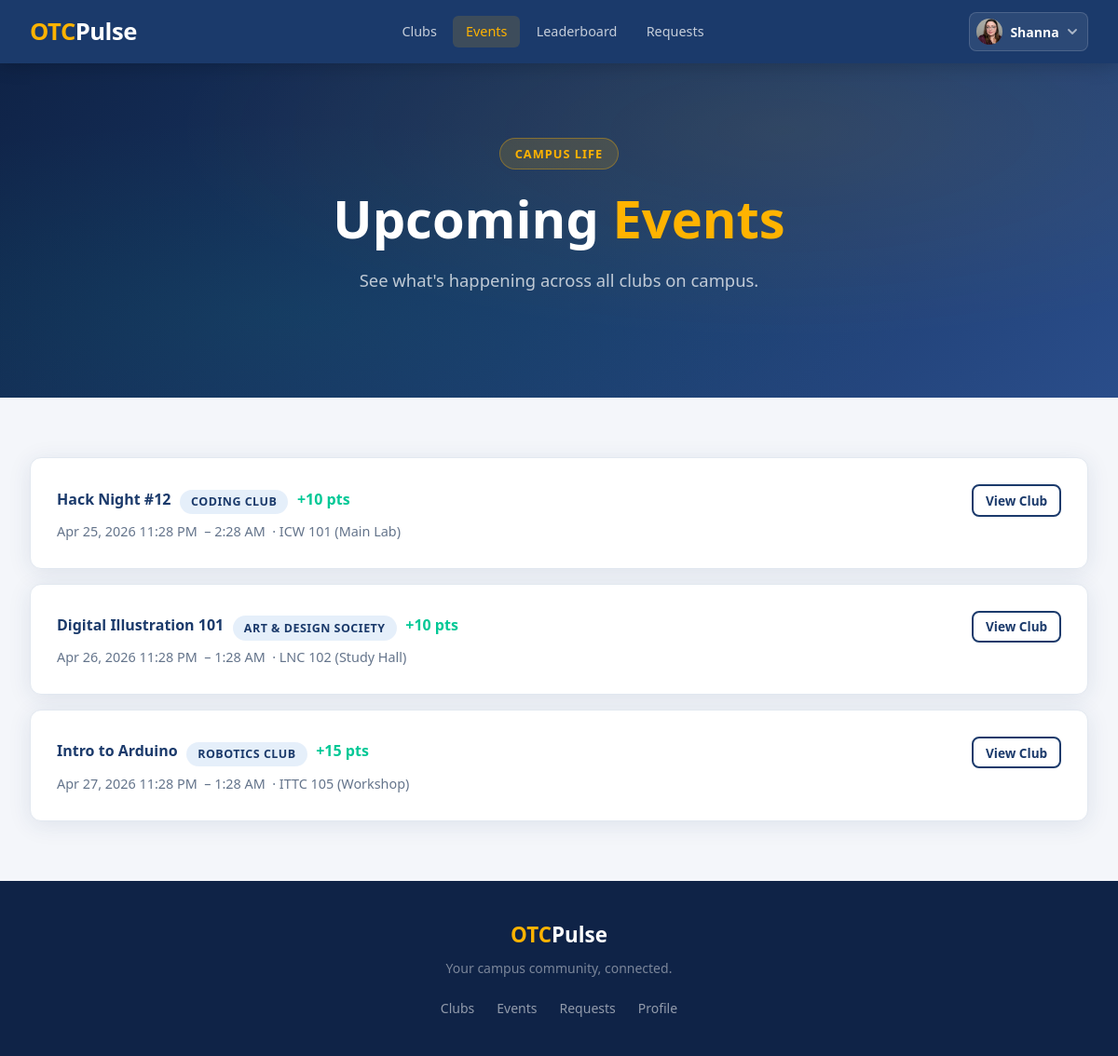
Page /clubs/events/ (signed in) on the earlier database version.
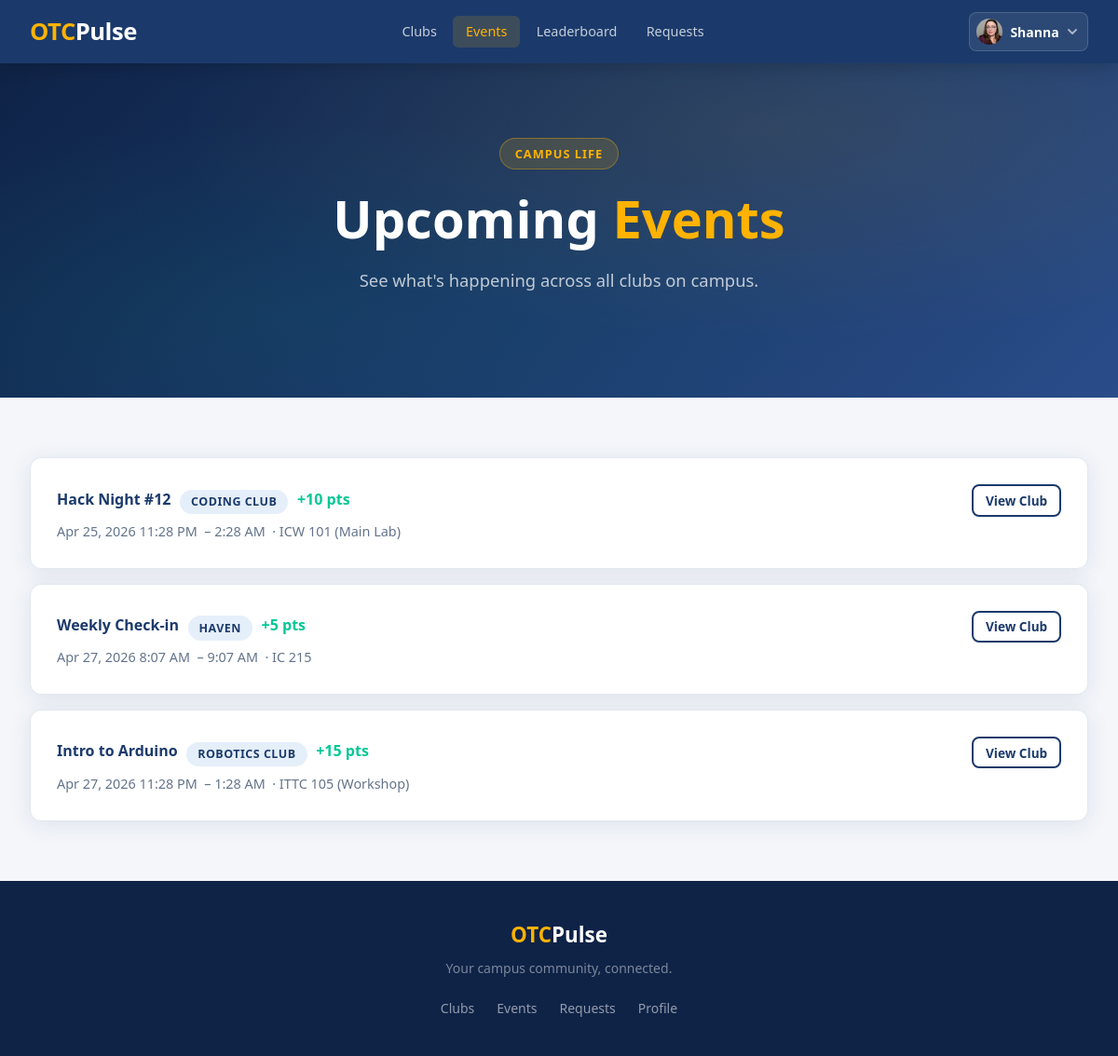
Same page on the later database version.
### clubhouse/models.py (models this page shows, shortened)
class Event(models.Model):
    class Status(models.TextChoices):
        DRAFT = 'DRAFT', 'Draft'
        SUBMITTED = 'SUBMITTED', 'Submitted'
        APPROVED = 'APPROVED', 'Approved'
        PUBLISHED = 'PUBLISHED', 'Published'
        COMPLETED = 'COMPLETED', 'Completed'
    title = models.CharField(max_length=50)
    status = models.CharField(max_length=10, choices=Status.choices, default=Status.DRAFT)
    start_time = models.DateTimeField()
    end_time = models.DateTimeField()
    club = models.ForeignKey(
        Club,
        related_name='events',
        on_delete=models.CASCADE,
    )
    location = models.ForeignKey(
        Location,
        related_name='events',
        on_delete=models.SET_NULL,
        null=True,
        blank=True,
    )
    point_value = models.IntegerField(default=10)
    staffing_points_awarded = models.BooleanField(default=False)

class Club(models.Model):
    name = models.CharField(max_length=50)
    advisors = models.ManyToManyField(
        Profile,
        related_name='faculty_advisor',
        blank=True,
    )
    officers = models.ManyToManyField(
        Profile,
        related_name='club_officer',
        blank=True,
    )
    description = models.TextField()
    members = models.ManyToManyField(
        Profile,
        related_name ='club_member',
        blank=True,
    )
    slug = models.SlugField(max_length=60, unique=True, blank=True)
    emoji = models.CharField(max_length=10, blank=True, default='🏛️')
    image = models.ImageField(upload_to='club_images/', null=True, blank=True)
    officer_applicants = models.ManyToManyField(
        Profile,
        related_name='officer_applications',
        blank=True,
    )
    approved = models.BooleanField(default=False)
    denied = models.BooleanField(default=False)
    pending_advisor_name = models.CharField(max_length=100, blank=True, default='')
    pending_advisor_email = models.EmailField(blank=True, default='')

class Location(models.Model):
    class Building(models.TextChoices):
        ICW = 'ICW','Information Commons West'
        IC = 'IC','Information Commons'
        ICE = 'ICE','Information Commons East'
        ITTC = 'ITTC','Industry and Transportation Technology Center'
        PMC = 'PMC', 'Plaster Manufacturing System'
        LNC = 'LNC', 'Linconln Hall'
        GRAFF = 'GRAFF', 'Graff Hall'
    building = models.CharField(max_length=5, choices=Building.choices)
    room_num= models.CharField(max_length=5)
    room_name= models.CharField(max_length=50, null=True, blank=True)

### clubhouse/views.py (the view)
# urls.py: path('events/', views.event_list, name='event_list'),
@login_required
def event_list(request):
    events = (
        Event.objects.filter(
            club__approved=True, club__denied=False,
            end_time__gte=timezone.now(),
            status=Event.Status.PUBLISHED,
        )
        .select_related('club', 'location')
        .order_by('start_time')
    )
    attended_pks = set(
        Attendance.objects.filter(user=request.user)
        .values_list('event_id', flat=True)
    )
    surveyed_pks = set(
        Survey.objects.filter(attendee=request.user)
        .values_list('event_id', flat=True)
    )
    return render(request, 'clubhouse/event_list.html', {
        'events': events,
        'attended_pks': attended_pks,
        'surveyed_pks': surveyed_pks,
        'section': 'clubhouse',
    })

### clubhouse/templates/clubhouse/event_list.html (shortened to what this page needs)
{% extends 'base.html' %}
{% block content %}
<section class="hero hero-short">
    <div class="hero-inner">
        <span class="hero-badge">Campus Life</span>
        <h1>Upcoming <span class="highlight">Events</span></h1>
        <p>See what's happening across all clubs on campus.</p>
    </div>
</section>
<section class="section">
    <div class="section-inner">
        {% if events %}
            <div class="event-col-list">
                {% for event in events %}
                    <div class="card">
                        <div style="display: flex; align-items: flex-start; justify-content: space-between; gap: 1rem; flex-wrap: wrap;">
                            <div>
                                <div style="display: flex; align-items: center; gap: 0.6rem; margin-bottom: 0.4rem; flex-wrap: wrap;">
                                    <span style="font-weight: 600; color: var(--navy);">{{ event.title }}</span>
                                    <span class="profile-role-badge badge-navy">{{ event.club.name }}</span>
                                    {% if event.point_value %}
                                        <span class="point-badge">+{{ event.point_value }} pts</span>
                                    {% endif %}
                                </div>
                                <p class="event-meta">
                                    {{ event.start_time|date:"M j, Y g:i A" }}
                                    {% if event.end_time %}
                                        &nbsp;–&nbsp;{{ event.end_time|date:"g:i A" }}
                                    {% endif %}
                                    {% if event.location %}
                                        &nbsp;·&nbsp;{{ event.location.building }} {{ event.location.room_num }}
                                        {% if event.location.room_name %}
                                            ({{ event.location.room_name }})
                                        {% endif %}
                                    {% endif %}
                                </p>
                            </div>
                            <div class="action-row">
                                <a href="{% url 'clubhouse:club_detail' event.club.slug %}" class="btn btn-secondary btn-sm">View Club</a>
                            </div>
                        </div>
                    </div>
                {% endfor %}
            </div>
        {% endif %}
    </div>
</section>
{% endblock %}

Differences in the rows shown:
no longer on this page (row edited): Event: title "Digital Illustration 101", club.name "ART & DESIGN SOCIETY", point_value "10", start_time "Apr 26, 2026 11:28 PM", end_time "1:28 AM", location.building "LNC", location.room_num "102", location.room_name "Study Hall"
added Event: title "Weekly Check-in", club.name "HAVEN", point_value "5", start_time "Apr 27, 2026 8:07 AM", end_time "9:07 AM", location.building "IC", location.room_num "215"
